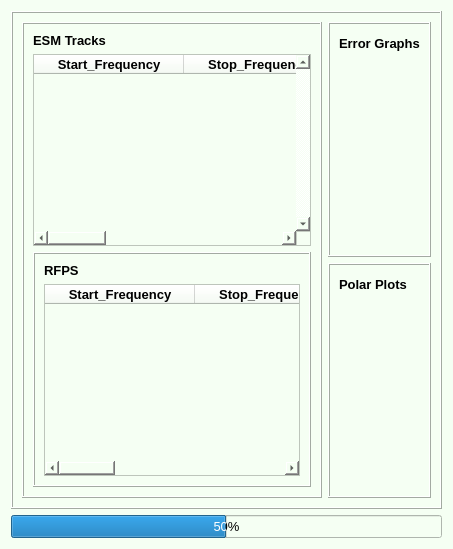
         <widget class="QWidget" name="Subsystem_Graphs">
          <property name="styleSheet">
           <string notr="true">background-color: rgb(243, 255, 230);
background-color: rgb(249, 240, 255);
background-color: rgb(245, 255, 243);</string>
          </property>
          <layout class="QGridLayout" name="gridLayout_50">
           <item row="0" column="0">
            <widget class="QFrame" name="SubSys_mainframe">
             <property name="maximumSize">
              <size>
               <width>16777215</width>
               <height>16777215</height>
              </size>
             </property>
             <property name="frameShape">
              <enum>QFrame::Box</enum>
             </property>
             <property name="frameShadow">
              <enum>QFrame::Raised</enum>
             </property>
             <layout class="QGridLayout" name="gridLayout_14">
              <item row="0" column="0">
               <layout class="QVBoxLayout" name="verticalLayout_3">
                <item>
                 <widget class="QFrame" name="frame_11">
                  <property name="frameShape">
                   <enum>QFrame::Box</enum>
                  </property>
                  <property name="frameShadow">
                   <enum>QFrame::Raised</enum>
                  </property>
                  <layout class="QGridLayout" name="gridLayout_32">
                   <item row="0" column="0">
                    <widget class="QLabel" name="label_48">
                     <property name="font">
                      <font>
                       <family>Arial</family>
                       <pointsize>10</pointsize>
                       <weight>75</weight>
                       <bold>true</bold>
                      </font>
                     </property>
                     <property name="text">
                      <string>ESM Tracks</string>
                     </property>
                    </widget>
                   </item>
                   <item row="2" column="0">
                    <widget class="QFrame" name="frame_32">
                     <property name="frameShape">
                      <enum>QFrame::Box</enum>
                     </property>
                     <property name="frameShadow">
                      <enum>QFrame::Raised</enum>
                     </property>
                     <layout class="QGridLayout" name="gridLayout_73">
                      <item row="0" column="0">
                       <widget class="QLabel" name="label_49">
                        <property name="font">
                         <font>
                          <family>Arial</family>
                          <pointsize>10</pointsize>
                          <weight>75</weight>
                          <bold>true</bold>
                         </font>
                        </property>
                        <property name="text">
                         <string>RFPS</string>
                        </property>
                       </widget>
                      </item>
                      <item row="1" column="0">
                       <widget class="QTableWidget" name="SubSys_RFPSTable">
                        <property name="font">
                         <font>
                          <family>Arial</family>
                         </font>
                        </property>
                        <attribute name="horizontalHeaderDefaultSectionSize">
                         <number>150</number>
                        </attribute>
                        <column>
                         <property name="text">
                          <string>Start_Frequency</string>
                         </property>
                         <property name="font">
                          <font>
                           <family>Arial</family>
                           <pointsize>10</pointsize>
                           <weight>75</weight>
                           <bold>true</bold>
                          </font>
                         </property>
                        </column>
                        <column>
                         <property name="text">
                          <string>Stop_Frequency</string>
                         </property>
                         <property name="font">
                          <font>
                           <family>Arial</family>
                           <pointsize>10</pointsize>
                           <weight>75</weight>
                           <bold>true</bold>
                          </font>
                         </property>
                        </column>
                        <column>
                         <property name="text">
                          <string>Measured_Frequency</string>
                         </property>
                         <property name="font">
                          <font>
                           <family>Arial</family>
                           <pointsize>10</pointsize>
                           <weight>75</weight>
                           <bold>true</bold>
                          </font>
                         </property>
                        </column>
                        <column>
                         <property name="text">
                          <string>Error</string>
                         </property>
                         <property name="font">
                          <font>
                           <family>Arial</family>
                           <pointsize>10</pointsize>
                           <weight>75</weight>
                           <bold>true</bold>
                          </font>
                         </property>
                        </column>
                       </widget>
                      </item>
                     </layout>
                    </widget>
                   </item>
                   <item row="1" column="0">
                    <widget class="QTableWidget" name="SubSys_ESMTable">
                     <property name="enabled">
                      <bool>true</bool>
                     </property>
                     <property name="sizePolicy">
                      <sizepolicy hsizetype="Expanding" vsizetype="Expanding">
                       <horstretch>0</horstretch>
                       <verstretch>0</verstretch>
                      </sizepolicy>
                     </property>
                     <property name="maximumSize">
                      <size>
                       <width>1677725</width>
                       <height>16777215</height>
                      </size>
                     </property>
                     <property name="font">
                      <font>
                       <family>Arial</family>
                      </font>
                     </property>
                     <property name="verticalScrollBarPolicy">
                      <enum>Qt::ScrollBarAlwaysOn</enum>
                     </property>
                     <property name="showDropIndicator" stdset="0">
                      <bool>true</bool>
                     </property>
                     <property name="iconSize">
                      <size>
                       <width>0</width>
                       <height>0</height>
                      </size>
                     </property>
                     <property name="showGrid">
                      <bool>false</bool>
                     </property>
                     <property name="gridStyle">
                      <enum>Qt::SolidLine</enum>
                     </property>
                     <property name="sortingEnabled">
                      <bool>false</bool>
                     </property>
                     <property name="rowCount">
                      <number>0</number>
                     </property>
                     <attribute name="horizontalHeaderCascadingSectionResizes">
                      <bool>false</bool>
                     </attribute>
                     <attribute name="horizontalHeaderDefaultSectionSize">
                      <number>150</number>
                     </attribute>
                     <attribute name="horizontalHeaderHighlightSections">
                      <bool>true</bool>
                     </attribute>
                     <attribute name="horizontalHeaderShowSortIndicator" stdset="0">
                      <bool>false</bool>
                     </attribute>
                     <attribute name="verticalHeaderDefaultSectionSize">
                      <number>100</number>
                     </attribute>
                     <attribute name="verticalHeaderStretchLastSection">
                      <bool>true</bool>
                     </attribute>
                     <column>
                      <property name="text">
                       <string>Start_Frequency</string>
                      </property>
                      <property name="font">
                       <font>
                        <pointsize>10</pointsize>
                        <weight>75</weight>
                        <bold>true</bold>
                       </font>
                      </property>
                     </column>
                     <column>
                      <property name="text">
                       <string>Stop_Frequency</string>
                      </property>
                      <property name="font">
                       <font>
                        <pointsize>10</pointsize>
                        <weight>75</weight>
                        <bold>true</bold>
                       </font>
                      </property>
                     </column>
                     <column>
                      <property name="text">
                       <string>Measured_Frequency</string>
                      </property>
                      <property name="font">
                       <font>
                        <pointsize>10</pointsize>
                        <weight>75</weight>
                        <bold>true</bold>
                       </font>
                      </property>
                     </column>
                     <column>
                      <property name="text">
                       <string>Error</string>
                      </property>
                      <property name="font">
                       <font>
                        <pointsize>10</pointsize>
                        <weight>75</weight>
                        <bold>true</bold>
                       </font>
                      </property>
                     </column>
                    </widget>
                   </item>
                  </layout>
                 </widget>
                </item>
               </layout>
              </item>
              <item row="0" column="1">
               <layout class="QVBoxLayout" name="verticalLayout_4">
                <item>
                 <widget class="QFrame" name="frame_20">
                  <property name="frameShape">
                   <enum>QFrame::Box</enum>
                  </property>
                  <property name="frameShadow">
                   <enum>QFrame::Raised</enum>
                  </property>
                  <layout class="QGridLayout" name="gridLayout_33">
                   <item row="1" column="1">
                    <widget class="GraphicsLayoutWidget" name="SubSys_ErrorGraph" native="true"/>
                   </item>
                   <item row="0" column="1">
                    <widget class="QLabel" name="label_50">
                     <property name="maximumSize">
                      <size>
                       <width>16777215</width>
                       <height>20</height>
                      </size>
                     </property>
                     <property name="font">
                      <font>
                       <family>Arial</family>
                       <pointsize>10</pointsize>
                       <weight>75</weight>
                       <bold>true</bold>
                      </font>
                     </property>
                     <property name="text">
                      <string>Error Graphs</string>
                     </property>
                    </widget>
                   </item>
                  </layout>
                 </widget>
                </item>
                <item>
                 <widget class="QFrame" name="frame_26">
                  <property name="frameShape">
                   <enum>QFrame::Box</enum>
                  </property>
                  <property name="frameShadow">
                   <enum>QFrame::Raised</enum>
                  </property>
                  <layout class="QGridLayout" name="gridLayout_34">
                   <item row="1" column="0">
                    <widget class="GraphicsLayoutWidget" name="SubSys_PolarPlot" native="true"/>
                   </item>
                   <item row="0" column="0">
                    <widget class="QLabel" name="label_51">
                     <property name="maximumSize">
                      <size>
                       <width>16777215</width>
                       <height>20</height>
                      </size>
                     </property>
                     <property name="font">
                      <font>
                       <family>Arial</family>
                       <pointsize>10</pointsize>
                       <weight>75</weight>
                       <bold>true</bold>
                      </font>
                     </property>
                     <property name="text">
                      <string>Polar Plots</string>
                     </property>
                    </widget>
                   </item>
                  </layout>
                 </widget>
                </item>
               </layout>
              </item>
             </layout>
            </widget>
           </item>
           <item row="1" column="0">
            <widget class="QProgressBar" name="SubSys_ProgBar">
             <property name="font">
              <font>
               <family>Arial</family>
               <pointsize>10</pointsize>
              </font>
             </property>
             <property name="value">
              <number>50</number>
             </property>
            </widget>
           </item>
          </layout>
         </widget>
